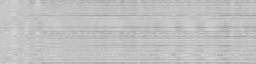
#> input picture Data_Normal/Alcoholic_101.png, 256 x 64 px; its folder holds 4 pictures in this run
$ python enhance.py
#> lines starting #> are read from the running program, lines starting #| are printed output that depends on the picture
import cv2
import os
import numpy as np
from tqdm import tqdm

# Set the path for the input folder containing grayscale images
input_path = 'Data_Normal/'

# Set the path for the output folder where the enhanced images will be saved
output_path = 'Data_Enhance/'

# Define the new range for contrast stretching
new_min_val = 64
new_max_val = 256

# Loop through each file in the input folder
for filename in  tqdm(os.listdir(input_path), desc='Loading Export Enhancement Images'):

    # Check if the file is an image
    if filename.endswith('.jpg') or filename.endswith('.jpeg') or filename.endswith('.png'):

        # Load the image in grayscale
        img = cv2.imread(os.path.join(input_path, filename), cv2.IMREAD_GRAYSCALE)
#> img is the input picture: shape (64, 256); min 151, max 217, mean 192

        # Calculate minimum and maximum pixel values
        min_val, max_val, _, _ = cv2.minMaxLoc(img)
#> min_val = 151; max_val = 217

        # Calculate new pixel values
        new_img = np.uint8((img - min_val) * (new_max_val - new_min_val) / (max_val - min_val) + new_min_val)
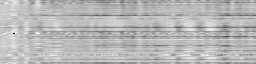
#> new_img: shape (64, 256); min 0, max 253, mean 182.9

        # Save the enhanced image to the output folder
        cv2.imwrite(os.path.join(output_path, filename), new_img)
#> pass 2 of the loop `for filename in  tqdm(os.listdir(input_path), desc='Loading Export Enh..`:
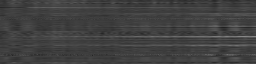
#> input picture Data_Normal/Alcoholic_103.png, 256 x 64 px
#> img is the input picture: shape (64, 256); min 32, max 137, mean 64.7
#> min_val = 32; max_val = 137
#> `new_img = np.uint8((img - min_val) * (new_max_val - new_min_val) / (ma..`:
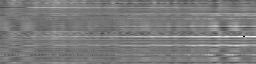
#> new_img: shape (64, 256); min 0, max 254, mean 123.3
#> pass 3 of the loop `for filename in  tqdm(os.listdir(input_path), desc='Loading Export Enh..`:
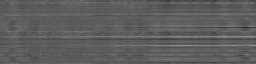
#> input picture Data_Normal/Alcoholic_108.png, 256 x 64 px
#> img is the input picture: shape (64, 256); min 40, max 151, mean 93.4
#> min_val = 40; max_val = 151
#> `new_img = np.uint8((img - min_val) * (new_max_val - new_min_val) / (ma..`:
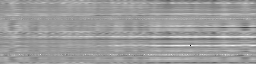
#> new_img: shape (64, 256); min 0, max 252, mean 155.9
#> the loop made 4 passes; the first 3 are shown
